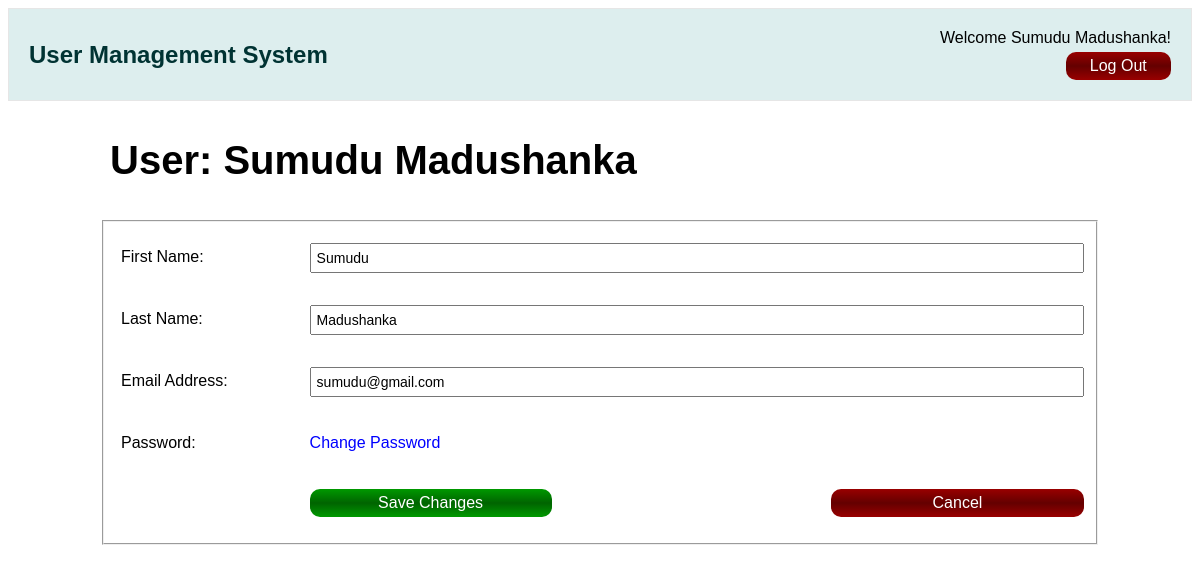
The app's page /modify_user.php?user_id=1 (signed in) with its own data.
### tables this page shows
CREATE TABLE users(
    user_id INT(11) AUTO_INCREMENT,
    first_name VARCHAR(50) NOT NULL,
    last_name VARCHAR(100),
    email VARCHAR(100) NOT NULL UNIQUE,
    hashed_password VARCHAR(40) NOT NULL,
    salt INT(11) NOT NULL,
    last_login DATETIME,
    is_deleted TINYINT(1) DEFAULT 0,
    PRIMARY KEY (user_id)
);

### modify_user.php (the view, shortened to what this page needs)
<?php require_once("inc/connection.php"); ?>
<?php
    $user_id = mysqli_real_escape_string($connection, $_GET['user_id']);
    $query = "SELECT *
        FROM users
        WHERE user_id = '{$user_id}'
        AND is_deleted = 0
        LIMIT 1;";
    $result = mysqli_query($connection, $query);
    if (mysqli_num_rows($result) == 1){
        $user = mysqli_fetch_assoc($result);
        $first_name = $user["first_name"];
        $last_name = $user["last_name"];
        $email = $user["email"];
    } else {
        exit(header("Location: users.php?err=user_not_found"));
    }
?>
<!DOCTYPE html>
<html lang="en">
<head>
    <link rel="stylesheet" href="css/main.css">
</head>
<body>
    <?php require_once("inc/header.php"); ?>
    <main>
        <h1>User: <?php echo "{$first_name} {$last_name}" ; ?></h1>
        <form action="modify_user.php?user_id=<?php echo $user_id; ?>" method="post">
            <fieldset>
                <p>
                    <label for="first_name">First Name: </label>
                    <input type="text" name="first_name" id="first_name" placeholder="First Name" value=<?php echo "'{$first_name}'"; ?>
                        required>
                </p>
                <p>
                    <label for="last_name">Last Name: </label>
                    <input type="text" name="last_name" id="last_name" placeholder="Last Name" value=<?php echo "'{$last_name}'"; ?>>
                </p>
                <p>
                    <label for="email">Email Address: </label>
                    <input type="email" name="email" id="email" placeholder="Email Address" value=<?php echo "'{$email}'"; ?>
                        required>
                </p>
                <p>
                    <label for="">Password: </label>
                    <a class="change_password" href="change_password.php?user_id=<?php echo $user_id; ?>">Change Password</a>
                </p>
                <p>
                    <button type="submit" name="submit">Save Changes</button>
                    <a class="cancel" href="users.php">Cancel</a>
                </p>
            </fieldset>
        </form>
    </main>
</body>
</html>

### css/main.css (style rules this page uses)
body { font-size: 16px; font-family: Arial, Helvetica, sans-serif; }
p { float: left; width: 100%; }
label { float: left; padding: 5px; }
input, button { padding: 5px; -webkit-box-sizing: border-box; -moz-box-sizing: border-box; box-sizing: border-box; }
input { float: right; width: 80%; display: block; font-size: 14px; }
button { width: 25%; margin-left: 20%; float: left; background: linear-gradient(#009900, darkgreen, #009900); color: white; font-size: 16px; border: none; border-radius: 10px; }
.cancel { font-size: 16px; float: right; border-radius: 10px; padding: 5px 10.5%; background: linear-gradient(#990000, #640000, #990000); color: white; text-decoration: none; }
main { width: 1000px; margin: 25px auto; }
main h1 { padding: 10px; font-size: 40px; }
a.change_password { float: left; padding: 5px 11.25%; color: blue; text-decoration: none; }

### records on screen
users: first_name "Sumudu", last_name "Madushanka", email "sumudu@gmail.com"

### other values on screen
$username "Sumudu Madushanka"
